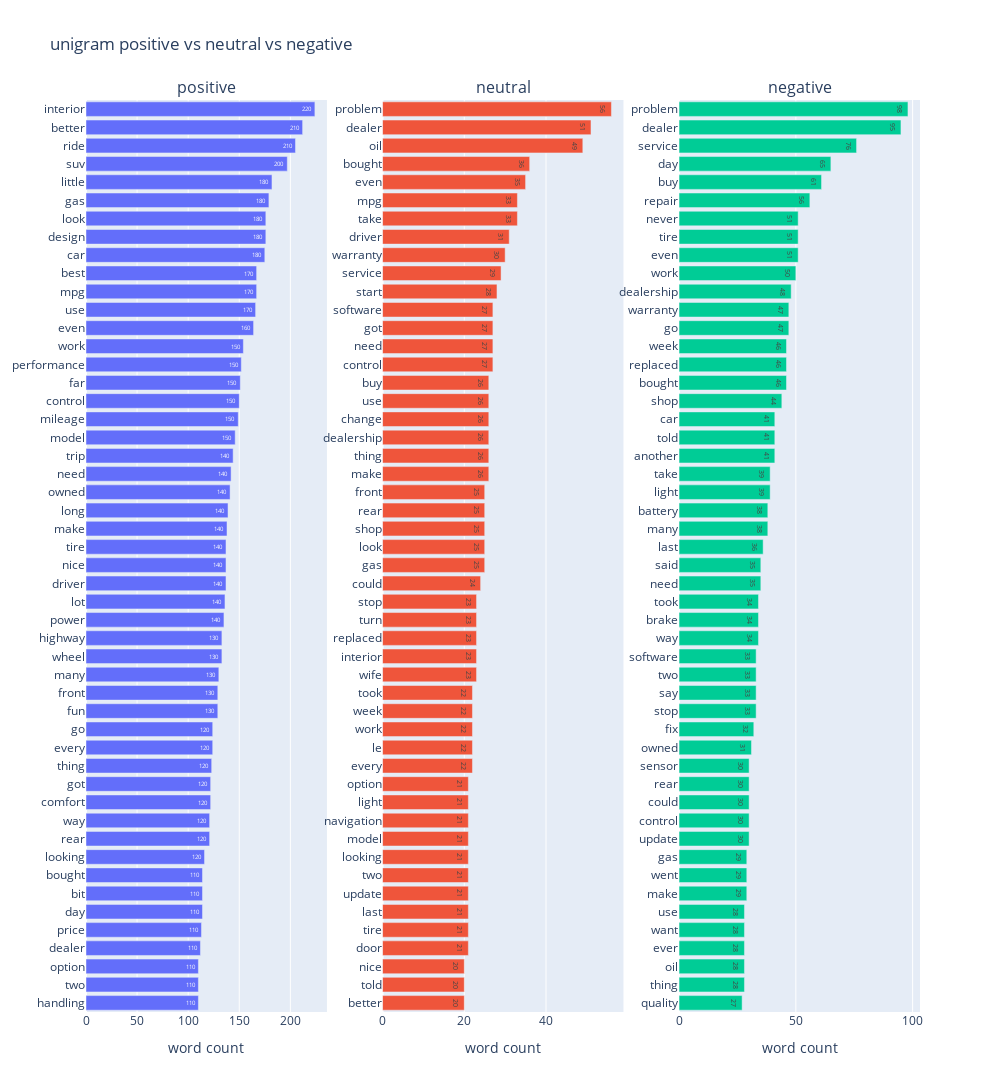

Notebook cell for this chart:
### Code cell
# subplot
trace1 = fig_unigram_positive['data'][0]
trace2 = fig_unigram_neutral['data'][0]
trace3 = fig_unigram_negative['data'][0]

fig = make_subplots(rows=1, cols=3, subplot_titles=('positive', 'neutral', 'negative'), shared_xaxes=False)
fig.update_xaxes(title_text='word count', row=1, col=1)
fig.update_xaxes(title_text='word count', row=1, col=2)
fig.update_xaxes(title_text='word count', row=1, col=3)

fig.update_layout(height=1100, width=1000, title_text='unigram positive vs neutral vs negative')
fig.add_trace(trace1, row=1, col=1)
fig.add_trace(trace2, row=1, col=2)
fig.add_trace(trace3, row=1, col=3)

fig.show()

### Figure 1 — Plotly figure (JSON) as saved in the notebook; plotly's stock layout.template omitted (floating-point values rounded to 4 significant figures)
{"data": [{"alignmentgroup": "True", "hovertemplate": "word_count=%{text}<br>word=%{y}<extra></extra>", "legendgroup": "", "name": "", "offsetgroup": "", "orientation": "h", "showlegend": false, "text": [110, 110, 110, 112, 113, 114, 114, 114, 116, 121, 121, 122, 122, 123, 124, 124, 129, 129, 130, 133, 133, 135, 136, 137, 137, 137, 138, 139, 141, 142, 144, 146, 149, 150, 151, 152, 154, 164, 166, 167, 167, 175, 176, 176, 179, 182, 197, 205, 212, 224], "textposition": "auto", "texttemplate": "%{text:.2s}", "type": "bar", "x": [110, 110, 110, 112, 113, 114, 114, 114, 116, 121, 121, 122, 122, 123, 124, 124, 129, 129, 130, 133, 133, 135, 136, 137, 137, 137, 138, 139, 141, 142, 144, 146, 149, 150, 151, 152, 154, 164, 166, 167, 167, 175, 176, 176, 179, 182, 197, 205, 212, 224], "xaxis": "x", "y": ["handling", "two", "option", "dealer", "price", "day", "bit", "bought", "looking", "rear", "way", "comfort", "got", "thing", "every", "go", "fun", "front", "many", "wheel", "highway", "power", "lot", "driver", "nice", "tire", "make", "long", "owned", "need", "trip", "model", "mileage", "control", "far", "performance", "work", "even", "use", "mpg", "best", "car", "design", "look", "gas", "little", "suv", "ride", "better", "interior"], "yaxis": "y"}, {"alignmentgroup": "True", "hovertemplate": "word_count=%{text}<br>word=%{y}<extra></extra>", "legendgroup": "", "name": "", "offsetgroup": "", "orientation": "h", "showlegend": false, "text": [20, 20, 20, 21, 21, 21, 21, 21, 21, 21, 21, 21, 21, 22, 22, 22, 22, 22, 23, 23, 23, 23, 23, 24, 25, 25, 25, 25, 25, 26, 26, 26, 26, 26, 26, 27, 27, 27, 27, 28, 29, 30, 31, 33, 33, 35, 36, 49, 51, 56], "textposition": "auto", "texttemplate": "%{text:.2s}", "type": "bar", "x": [20, 20, 20, 21, 21, 21, 21, 21, 21, 21, 21, 21, 21, 22, 22, 22, 22, 22, 23, 23, 23, 23, 23, 24, 25, 25, 25, 25, 25, 26, 26, 26, 26, 26, 26, 27, 27, 27, 27, 28, 29, 30, 31, 33, 33, 35, 36, 49, 51, 56], "xaxis": "x2", "y": ["better", "told", "nice", "door", "tire", "last", "update", "two", "looking", "model", "navigation", "light", "option", "every", "le", "work", "week", "took", "wife", "interior", "replaced", "turn", "stop", "could", "gas", "look", "shop", "rear", "front", "make", "thing", "dealership", "change", "use", "buy", "control", "need", "got", "software", "start", "service", "warranty", "driver", "take", "mpg", "even", "bought", "oil", "dealer", "problem"], "yaxis": "y2"}, {"alignmentgroup": "True", "hovertemplate": "word_count=%{text}<br>word=%{y}<extra></extra>", "legendgroup": "", "name": "", "offsetgroup": "", "orientation": "h", "showlegend": false, "text": [27, 28, 28, 28, 28, 28, 29, 29, 29, 30, 30, 30, 30, 30, 31, 32, 33, 33, 33, 33, 34, 34, 34, 35, 35, 36, 38, 38, 39, 39, 41, 41, 41, 44, 46, 46, 46, 47, 47, 48, 50, 51, 51, 51, 56, 61, 65, 76, 95, 98], "textposition": "auto", "texttemplate": "%{text:.2s}", "type": "bar", "x": [27, 28, 28, 28, 28, 28, 29, 29, 29, 30, 30, 30, 30, 30, 31, 32, 33, 33, 33, 33, 34, 34, 34, 35, 35, 36, 38, 38, 39, 39, 41, 41, 41, 44, 46, 46, 46, 47, 47, 48, 50, 51, 51, 51, 56, 61, 65, 76, 95, 98], "xaxis": "x3", "y": ["quality", "thing", "oil", "ever", "want", "use", "make", "went", "gas", "update", "control", "could", "rear", "sensor", "owned", "fix", "stop", "say", "two", "software", "way", "brake", "took", "need", "said", "last", "many", "battery", "light", "take", "another", "told", "car", "shop", "bought", "replaced", "week", "go", "warranty", "dealership", "work", "even", "tire", "never", "repair", "buy", "day", "service", "dealer", "problem"], "yaxis": "y3"}], "layout": {"annotations": [{"font": {"size": 16}, "showarrow": false, "text": "positive", "x": 0.1444, "xanchor": "center", "xref": "paper", "y": 1, "yanchor": "bottom", "yref": "paper"}, {"font": {"size": 16}, "showarrow": false, "text": "neutral", "x": 0.5, "xanchor": "center", "xref": "paper", "y": 1, "yanchor": "bottom", "yref": "paper"}, {"font": {"size": 16}, "showarrow": false, "text": "negative", "x": 0.8556, "xanchor": "center", "xref": "paper", "y": 1, "yanchor": "bottom", "yref": "paper"}], "height": 1100, "title": {"text": "unigram positive vs neutral vs negative"}, "width": 1000, "xaxis": {"anchor": "y", "domain": [0, 0.2889], "title": {"text": "word count"}}, "xaxis2": {"anchor": "y2", "domain": [0.3556, 0.6444], "title": {"text": "word count"}}, "xaxis3": {"anchor": "y3", "domain": [0.7111, 1], "title": {"text": "word count"}}, "yaxis": {"anchor": "x", "domain": [0, 1]}, "yaxis2": {"anchor": "x2", "domain": [0, 1]}, "yaxis3": {"anchor": "x3", "domain": [0, 1]}}}
